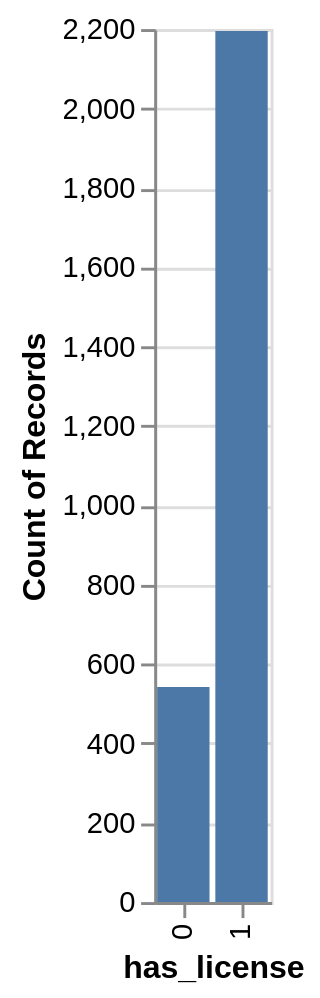

The notebook cell saved with this chart:
### Code cell
input_dropdown = alt.binding_select(options = [None, 'Roslindale', 'Jamaica Plain', 'Mission Hill',
       'Longwood Medical Area', 'Bay Village', 'Leather District',
       'Chinatown', 'North End', 'Roxbury', 'South End', 'Back Bay',
       'East Boston', 'Charlestown', 'West End', 'Beacon Hill',
       'Downtown', 'Fenway', 'Brighton', 'West Roxbury', 'Hyde Park',
       'Mattapan', 'Dorchester', 'South Boston Waterfront',
       'South Boston', 'Allston', 'Harbor Islands'],
                                    labels = ['All','Roslindale', 'Jamaica Plain', 'Mission Hill',
       'Longwood Medical Area', 'Bay Village', 'Leather District',
       'Chinatown', 'North End', 'Roxbury', 'South End', 'Back Bay',
       'East Boston', 'Charlestown', 'West End', 'Beacon Hill',
       'Downtown', 'Fenway', 'Brighton', 'West Roxbury', 'Hyde Park',
       'Mattapan', 'Dorchester', 'South Boston Waterfront',
       'South Boston', 'Allston', 'Harbor Islands'],
                                     name = "Neighbor: " )

selection = alt.selection_point(fields = ['neighbourhood'], bind = input_dropdown)

alt.Chart(joined).mark_bar().transform_filter(selection).encode(
    x = alt.X('has_license:N'),
    y = alt.Y('count(has_license):Q'),
).add_params(
    selection
)

### Figure 1 — Vega-Lite specification as saved in the notebook (floating-point values rounded to 4 significant figures; data arrays with more than 128 entries replaced by an {"elided": "..."} marker saying what was removed)
{"config": {"view": {"continuousWidth": 300, "continuousHeight": 300}}, "data": {"name": "data-f77f0b9a0538b4cafad8f4b4d6c1b141"}, "mark": {"type": "bar"}, "encoding": {"x": {"field": "has_license", "type": "nominal"}, "y": {"aggregate": "count", "field": "has_license", "type": "quantitative"}}, "params": [{"name": "param_1", "select": {"type": "point", "fields": ["neighbourhood"]}, "bind": {"input": "select", "options": [null, "Roslindale", "Jamaica Plain", "Mission Hill", "Longwood Medical Area", "Bay Village", "Leather District", "Chinatown", "North End", "Roxbury", "South End", "Back Bay", "East Boston", "Charlestown", "West End", "Beacon Hill", "Downtown", "Fenway", "Brighton", "West Roxbury", "Hyde Park", "Mattapan", "Dorchester", "South Boston Waterfront", "South Boston", "Allston", "Harbor Islands"], "labels": ["All", "Roslindale", "Jamaica Plain", "Mission Hill", "Longwood Medical Area", "Bay Village", "Leather District", "Chinatown", "North End", "Roxbury", "South End", "Back Bay", "East Boston", "Charlestown", "West End", "Beacon Hill", "Downtown", "Fenway", "Brighton", "West Roxbury", "Hyde Park", "Mattapan", "Dorchester", "South Boston Waterfront", "South Boston", "Allston", "Harbor Islands"], "name": "Neighbor: "}}], "transform": [{"filter": {"param": "param_1"}}], "$schema": "https://vega.github.io/schema/vega-lite/v5.20.1.json", "datasets": {"data-f77f0b9a0538b4cafad8f4b4d6c1b141": {"elided": "2737 records"}}}
